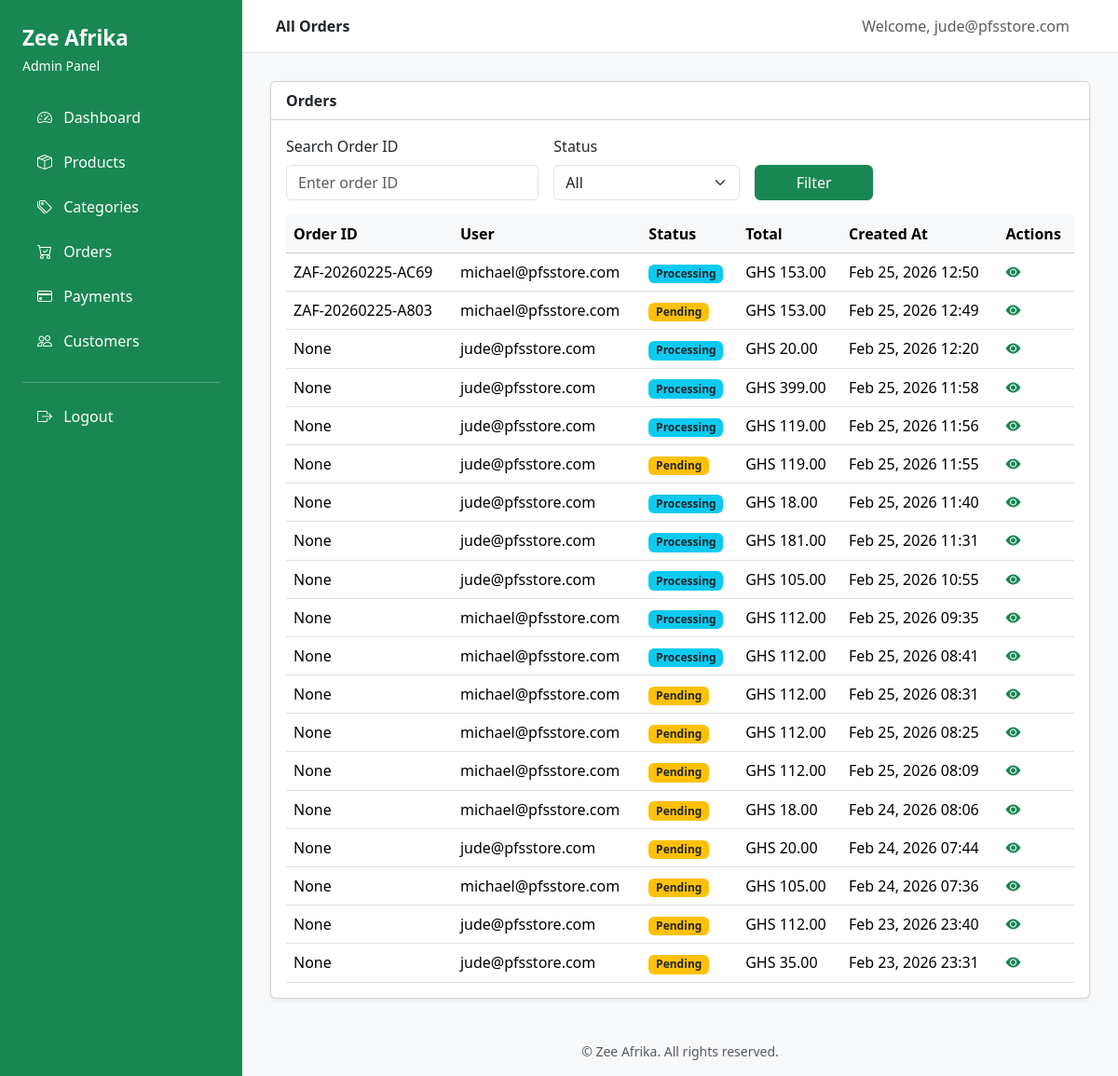
Page /admin-dashboard/orders/ (signed in) on the earlier database version.
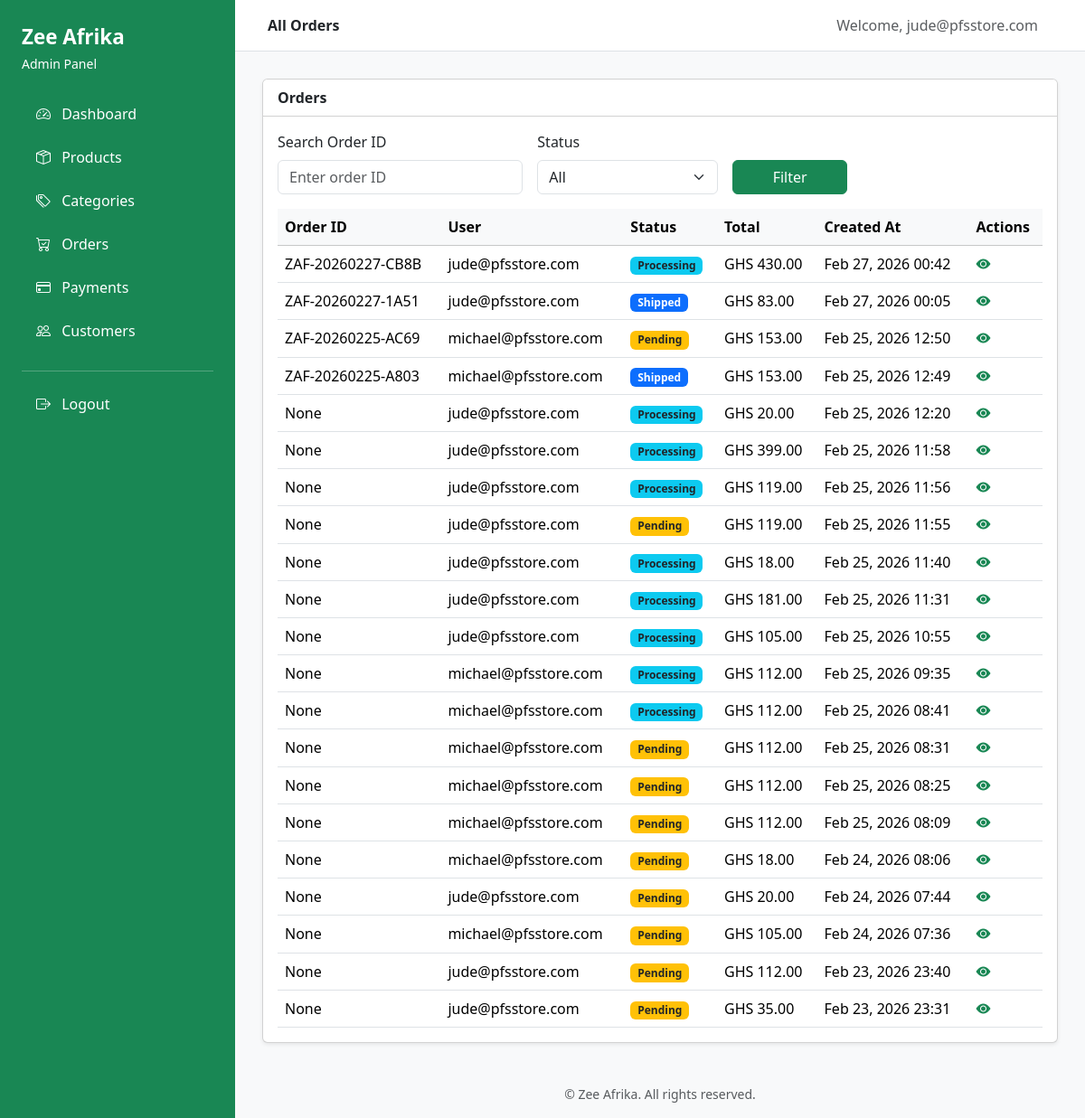
Same page on the later database version.
### accounts/models.py (models this page shows, shortened)
class CustomUser(AbstractBaseUser, PermissionsMixin):
    email = models.EmailField(unique=True)
    first_name = models.CharField(max_length=30, blank=True)
    last_name = models.CharField(max_length=30, blank=True)
    is_active = models.BooleanField(default=True)
    is_staff = models.BooleanField(default=False)
    objects = CustomUserManager()
    USERNAME_FIELD = 'email'
    REQUIRED_FIELDS = []

### main/models.py (models this page shows, shortened)
class Order(models.Model):
    STATUS_CHOICES = [
        ('pending', 'Pending'),
        ('processing', 'Processing'),
        ('shipped', 'Shipped'),
        ('completed', 'Completed'),
        ('cancelled', 'Cancelled'),
    ]
    user = models.ForeignKey(
        settings.AUTH_USER_MODEL,
        on_delete=models.CASCADE
    )
    shipping_address = models.ForeignKey(
        ShippingAddress,
        on_delete=models.SET_NULL,
        null=True
    )
    status = models.CharField(
        max_length=20,
        choices=STATUS_CHOICES,
        default='pending'
    )
    total_amount = models.DecimalField(
        max_digits=10,
        decimal_places=2,
        default=0
    )
    created_at = models.DateTimeField(auto_now_add=True)
    is_paid = models.BooleanField(default=False)
    custom_id = models.CharField(max_length=20, unique=True, blank=True, null=True)

### dashboard/views.py (the view)
# urls.py: path('orders/', views.orders_list, name='dashboard_orders_list'),
@staff_member_required
def orders_list(request):
    orders = Order.objects.select_related('shipping_address').order_by('-created_at')
    search_query = request.GET.get('search', '')
    status_filter = request.GET.get('status', '')
    if search_query:
        orders = orders.filter(custom_id__icontains=search_query)
    if status_filter:
        orders = orders.filter(status=status_filter)
    return render(request, "dashboard/orders_list.html", {
        "orders": orders,
        "search_query": search_query,
        "status_filter": status_filter,
    })

### main/context_processors.py (called while the page is built)
def cart_count(request):
    if request.user.is_authenticated:
        cart, created = Cart.objects.get_or_create(user=request.user)
        count = sum(item.quantity for item in cart.items.all())
    else:
        count = 0
    return {
        "cart_count": count
    }

### dashboard/templates/dashboard/orders_list.html (shortened to what this page needs)
{% extends "dashboard/base.html" %} {% load static %}  {% block page_title %}All Orders{% endblock %}
{% block content %}
<div class="card shadow-sm">
  <div class="card-header bg-white fw-semibold">Orders</div>
  <div class="card-body">
    <form method="get" class="row g-3 mb-3 align-items-end">
      <div class="col-md-4">
        <label for="search" class="form-label">Search Order ID</label>
        <input
          type="text"
          name="search"
          id="search"
          value="{{ request.GET.search|default:'' }}"
          class="form-control"
          placeholder="Enter order ID"
        />
      </div>
      <div class="col-md-3">
        <label for="status" class="form-label">Status</label>
        <select name="status" id="status" class="form-select">
          <option value="">All</option>
        </select>
      </div>
      <div class="col-md-2">
        <button type="submit" class="btn btn-success w-100">Filter</button>
      </div>
    </form>
    <div class="table-responsive">
      <table class="table table-hover mb-0">
        <thead class="table-light">
          <tr>
            <th>Order ID</th>
            <th>User</th>
            <th>Status</th>
            <th>Total</th>
            <th>Created At</th>
            <th>Actions</th>
          </tr>
        </thead>
        <tbody>
          {% for order in orders %}
          <tr>
            <td>{{ order.custom_id }}</td>
            <td>{{ order.user.email }}</td>
            <td>
              {% if order.status == "pending" %}
              <span class="badge bg-warning text-dark">Pending</span>
              {% elif order.status == "processing" %}
              <span class="badge bg-info text-dark">Processing</span>
              {% elif order.status == "shipped" %}
              <span class="badge bg-primary">Shipped</span>
              {% elif order.status == "completed" %}
              <span class="badge bg-success">Completed</span>
              {% elif order.status == "cancelled" %}
              <span class="badge bg-danger">Cancelled</span>
              {% endif %}
            </td>
            <td>GHS {{ order.total_amount }}</td>
            <td>{{ order.created_at|date:"M d, Y H:i" }}</td>
            <td>
              <a
                href="{% url 'dashboard_order_detail' order.custom_id %}"
                class="text-success me-2"
                data-bs-toggle="tooltip"
                title="View Order"
              >
                <i class="bi bi-eye-fill"></i>
              </a>
            </td>
          </tr>
          {% empty %}
          <tr>
            <td colspan="6" class="text-center text-muted">No orders found</td>
          </tr>
          {% endfor %}
        </tbody>
      </table>
    </div>
  </div>
</div>
{% endblock %}

### dashboard/templates/dashboard/base.html (shortened to what this page needs)
{% load static %}
<!doctype html>
<html lang="en">
  <head>
    <link
      href="https://cdn.jsdelivr.net/npm/bootstrap@5.3.2/dist/css/bootstrap.min.css"
      rel="stylesheet"
    />
    <link
      href="https://cdn.jsdelivr.net/npm/bootstrap-icons@1.11.1/font/bootstrap-icons.css"
      rel="stylesheet"
    />
    <link rel="stylesheet" href="{% static 'dashboard/css/dashboard.css' %}" />
  </head>
  <body>
<div class="position-fixed top-0 end-0 p-3" style="z-index: 1100;">
</div>
    <div class="d-flex">
      <div class="sidebar p-4 text-white">
        <div class="mb-4">
          <div class="brand-title">Zee Afrika</div>
          <small>Admin Panel</small>
        </div>
        <ul class="nav flex-column">
          <li class="nav-item mb-2">
            <a href="{% url 'dashboard_home' %}" class="nav-link">
              <i class="bi bi-speedometer2 me-2"></i> Dashboard
            </a>
          </li>
          <li class="nav-item mb-2">
            <a href="{% url "dashboard_products_list" %}" class="nav-link">
              <i class="bi bi-box-seam me-2"></i> Products
            </a>
          </li>
          <li class="nav-item mb-2">
            <a href="{% url "dashboard_categories_list" %}" class="nav-link">
              <i class="bi bi-tags me-2"></i> Categories
            </a>
          </li>
          <li class="nav-item mb-2">
            <a href="{% url "dashboard_orders_list" %}" class="nav-link">
              <i class="bi bi-cart-check me-2"></i> Orders
            </a>
          </li>
          <li class="nav-item mb-2">
            <a href="{% url "dashboard_payments_list" %}" class="nav-link">
              <i class="bi bi-credit-card me-2"></i> Payments
            </a>
          </li>
          <li class="nav-item mb-2">
            <a href="#" class="nav-link">
              <i class="bi bi-people me-2"></i> Customers
            </a>
          </li>
          <hr class="bg-white" />
          <li class="nav-item mb-2">
            <form method="post" action="{% url 'logout' %}" class="d-inline">
                <button type="submit" class="nav-link btn btn-link border-0">
                <i class="bi bi-box-arrow-right me-2"></i> Logout
                </button>
            </form>
        </li>
        </ul>
      </div>
      <div class="flex-grow-1">
        <nav class="navbar top-navbar px-4 py-3">
          <div class="container-fluid">
            <span class="fw-semibold">
              {% block page_title %}Dashboard{% endblock %}
            </span>
            <div>
              <span class="me-3 text-muted">
                Welcome, {{ request.user.first_name|default:request.user.email}}
              </span>
            </div>
          </div>
        </nav>
        <div class="content-wrapper">{% block content %}{% endblock %}</div>
        <footer class="text-center py-3 text-muted small">
          &copy; {{ now|date:"Y" }} Zee Afrika. All rights reserved.
        </footer>
      </div>
    </div>
  </body>
</html>

### dashboard/static/dashboard/css/dashboard.css (style rules this page uses)
body { background-color: #f8f9fa; }
.sidebar { width: 260px; min-height: 100vh; background-color: #198754; }
.sidebar .nav-link { color: white; font-weight: 500; }
.brand-title { font-size: 1.4rem; font-weight: bold; }
.top-navbar { background-color: white; border-bottom: 1px solid #dee2e6; }
.content-wrapper { padding: 30px; }

Differences in the rows shown:
added Order: custom_id "ZAF-20260227-CB8B", user.email "jude@pfsstore.com", status "Processing", total_amount "430.00", created_at "Feb 27, 2026 00:42"
added Order: custom_id "ZAF-20260227-1A51", user.email "jude@pfsstore.com", status "Shipped", total_amount "83.00", created_at "Feb 27, 2026 00:05"
changed Order "ZAF-20260225-AC69": status "Processing" → "Pending"
changed Order "ZAF-20260225-A803": status "Pending" → "Shipped"
